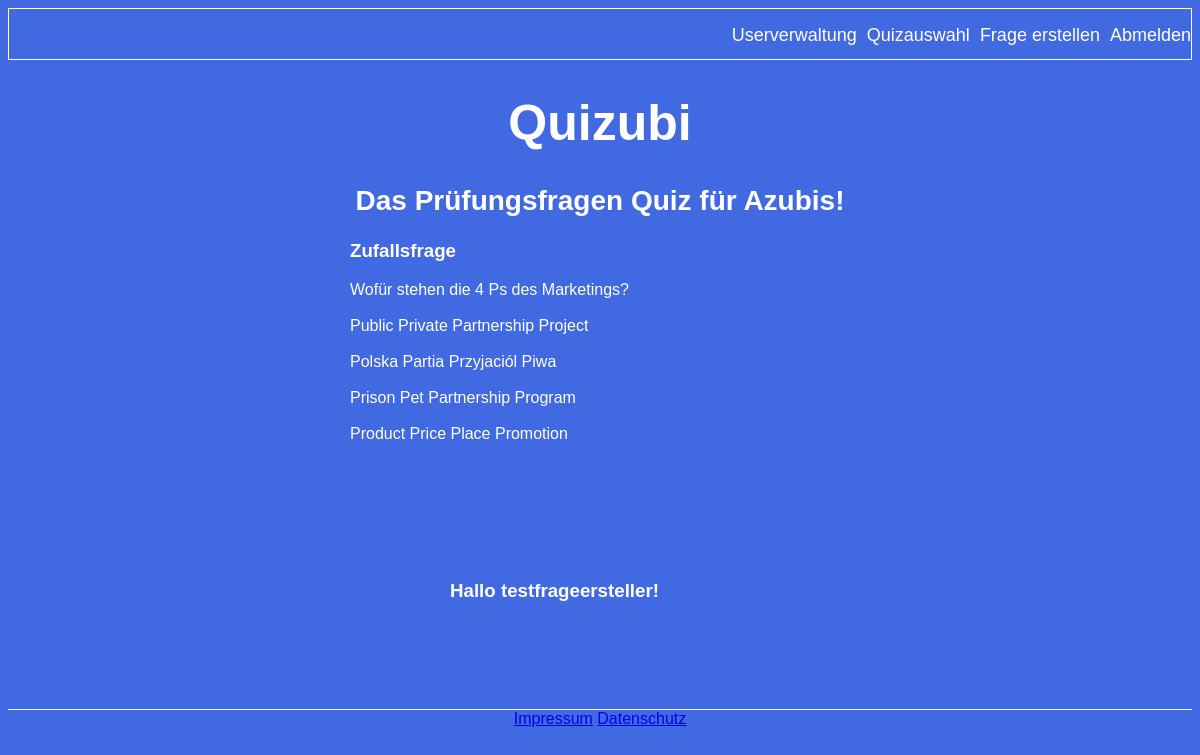
The app's page / (signed in) with its own data.
### tables this page shows
CREATE TABLE `fragen` (
	`id` int(11) PRIMARY KEY AUTO_INCREMENT NOT NULL,
	`fragetext` text NOT NULL,
	`user_id` int NOT NULL,
	FOREIGN KEY (`user_id`) REFERENCES `user` (`id`)
);

CREATE TABLE `antworten` (
	`id` int PRIMARY KEY AUTO_INCREMENT NOT NULL,
	`antworttext` varchar(255) NOT NULL,
	`wahrheit` tinyint(1) NOT NULL,
	`frage_id` int NOT NULL,
	FOREIGN KEY (`frage_id`) REFERENCES `fragen` (`id`)
);

### php/class/dbaccess.php (the view, shortened to what this page needs)
<?php
class Database{
    public $mysqli;
    private function db_connect(){
        $this->host = 'localhost';
        $this->user = 'grp4_user';
        $this->pass = '';
        $this->db = 'Gruppe4DB';
        $this->mysqli = new mysqli($this->host, $this->user, $this->pass, $this->db);
        return $this->mysqli;
    }
    public function get_zufallsfrage() {
        $min = 0;
        $maxQuery = "SELECT id FROM fragen;";
        $result = $this->mysqli->query($maxQuery);
        $max = $this->mysqli->affected_rows;
        $zufallszahl = rand($min,$max-1);
        $zufallsfrageId = $result->fetch_all()[$zufallszahl][0];
        $zufallsfrageQuery = "SELECT id, fragetext FROM fragen WHERE id=$zufallsfrageId;";
        $result = $this->mysqli->query($zufallsfrageQuery);
        $frage =  $result->fetch_all();
        echo "<div id=\"frage\">".$frage[0][1]."</div><br>";
        $frage_id = $frage[0][0];
        $antwort_query = "SELECT antworttext FROM antworten WHERE frage_id=$frage_id;";
        $result = $this->mysqli->query($antwort_query);
        while($zeile = $result->fetch_assoc()) {
            echo "<div id='antwort'>".$zeile['antworttext']."</div><br>";
        }
    }
}
?>

### css/style.css (style rules this page uses)
* { font-family: 'Poppins', sans-serif; }
body { background-color: royalblue ; }

### records on screen
fragen: fragetext "Wofür stehen die 4 Ps des Marketings?"
antworten: antworttext "Public Private Partnership Project"
antworten: antworttext "Polska Partia Przyjaciól Piwa"
antworten: antworttext "Prison Pet Partnership Program"
antworten: antworttext "Product Price Place Promotion"

### other values on screen
$_SESSION['userName'] "testfrageersteller"
